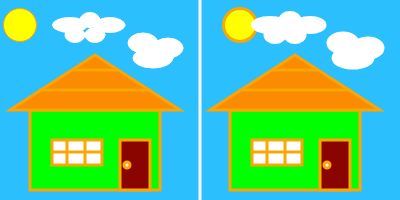
Frame 1 (no input)
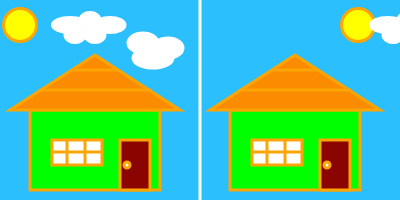
Frame 60 (no input)
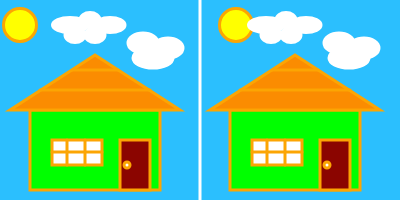
Frame 120 (the mouse pressed at the canvas centre since frame 60)

The p5.js sketch that drew these frames (run headless with seeded random() and noise() and a simulated clock; from frame 60 on, the mouse is pressed at the canvas centre):

// p5.js sketch
// ── sketch.js
let x=270;
let y=25;
let goLeft=false;
function setup() {
  // put setup code here
  createCanvas(400,200);
  
}

function draw() {
  // put drawing code here
  background(43,191,254);

stroke(252,165,3);
fill(255,255,0);
ellipse(20,25,33,33);
stroke(255,255,255);
fill(255,255,255);
ellipse(70,25,35,15);
ellipse(75,35,20,15);
ellipse(90,20,20,15);
ellipse(95,35,20,15);
ellipse(110,25,30,15);
ellipse(143,43,30,20);
ellipse(168,48,30,20);
ellipse(153,58,40,20);
stroke(252,165,3);
fill(139,5,0);
fill(0,255,0);
strokeWeight(3);
rect(30,110,130,80);
fill(139,5,0);
rect(120,140,30,50);
fill(255,255,255);
rect(52,140,50,25);
line(52,152,102,152);
line(67,140,67,165);
line(85,140,85,165);
ellipse(127,165,6,6);
fill(251,140,1);
strokeWeight(3);
triangle(95,55,10,110,180,110);
line(73,70,118,70);
line(40,90,150,90);

stroke(252,165,3);
fill(255,255,0);
ellipse(x-30,y,33,33);
stroke(255,255,255);
fill(255,255,255);
ellipse(x,y,35,15);
ellipse(x+5,y+10,20,15);
ellipse(x+20,y-5,20,15);
ellipse(x+25,y+10,20,15);
ellipse(x+40,y,30,15);
ellipse(x+73,y+18,30,20);
ellipse(x+98,y+23,30,20);
ellipse(x+83,y+33,40,20);
line(200,0,200,200);
line(253,263,300,263);
fill(139,5,0);
fill(0,255,0);
stroke(252,165,3);
fill(139,5,0);
fill(0,255,0);
strokeWeight(3);
rect(230,110,130,80);
fill(139,5,0);
rect(320,140,30,50);
fill(255,255,255);
rect(252,140,50,25);
line(252,152,302,152);
line(267,140,267,165);
line(285,140,285,165);

ellipse(327,165,6,6);
fill(251,140,1);
strokeWeight(3);
triangle(295,55,210,110,380,110);
line(273,70,318,70);
line(240,90,350,90);

x=x+2;
if(x>400+100) x=260;
}
